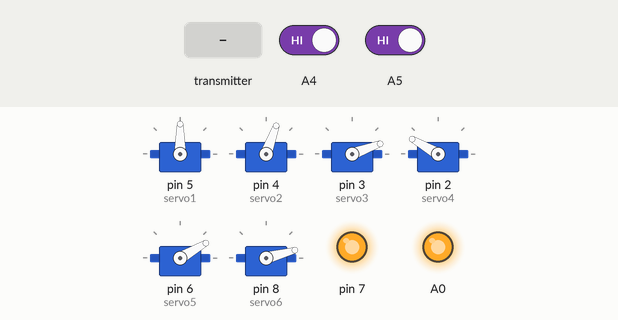
Recording of a sketch running on a simulated Arduino Uno, built with avr-gcc and run on an emulated ATmega328P. Parts: 6 × servo, output pins drawn as LEDs (lit = HIGH). The inputs (shaded band) are chosen by the test bench; at power-on: A4 HIGH, A5 HIGH. No radio packets arrive unless stated; what the sketch prints to the serial monitor is not drawn.

Above: at 1.2 s.
1.3 s: A4 driven LOW
At 1.9 s:
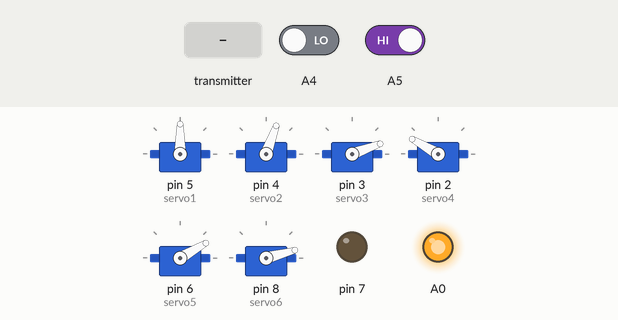
2.8 s: A5 driven LOW
At 4.0 s:
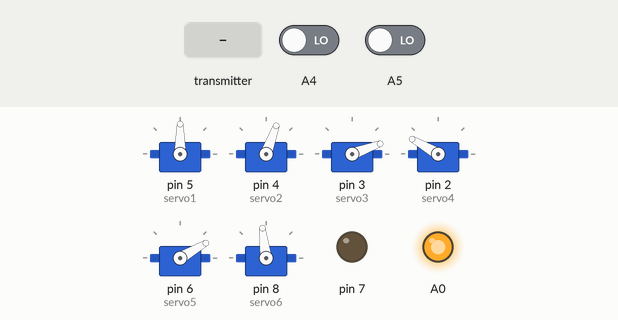
4.3 s: the transmitter starts sending Lx = 0
At 5.2 s:
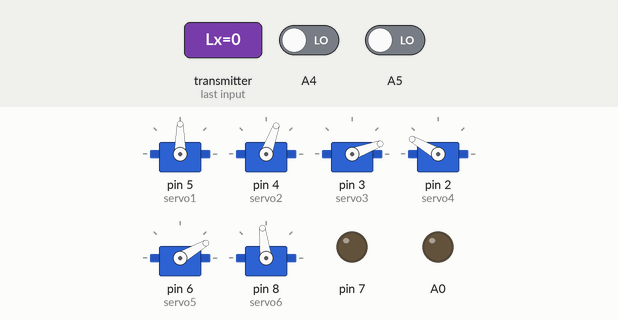
5.8 s: A4 driven HIGH
At 6.3 s:
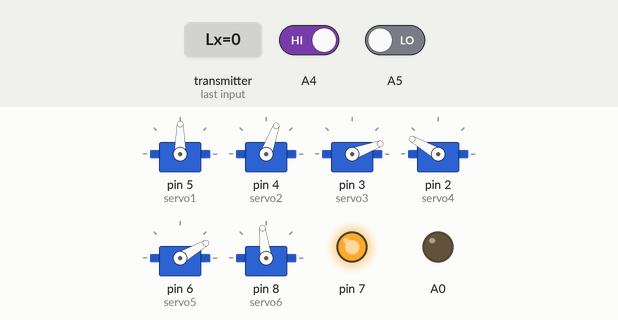
7.3 s: A5 driven HIGH
At 8.7 s:
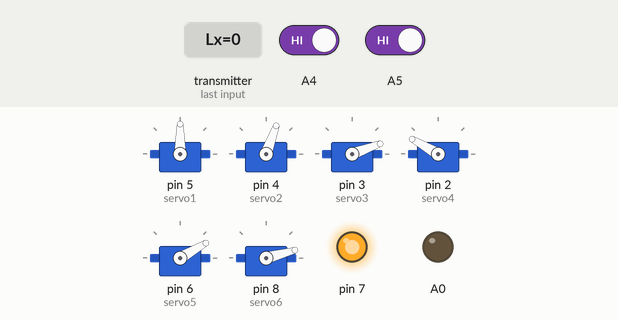
Timing chart, 0 to 9.8 s (numbered marks = the images above; inputs shaded):
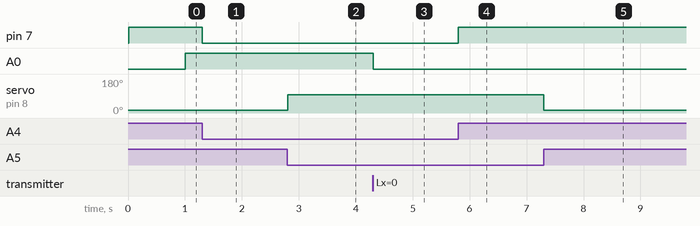

Measured:
- after the input at 1.3 s, pin 7: HIGH → LOW at once
- after the input at 2.8 s, servo on pin 8 (servo6): 15° → 97° at once
- after the input at 4.3 s, A0: HIGH → LOW at once
- after the input at 5.8 s, pin 7: LOW → HIGH at once
- after the input at 7.3 s, servo on pin 8 (servo6): 97° → 15° at once

The sketch:

Nano_RC1_STABLE_V4.0.ino
```cpp
#include <SPI.h>
#include <nRF24L01.h>
#include <RF24.h>
#include <Servo.h>

Servo servo1;
Servo servo2;
Servo servo3;
Servo servo4;
Servo servo5;
Servo servo6;
int sdelayt=20,delayt=8,mspeed=30000,sswitch=0,ledb=30000,
    switchdff,switchdff2,sswitch2=0
    ,switchdff3,sswitch3=0;//65535max
int pos1=90,pos2=70,pos3=20,pos4=150,pos5=150;
unsigned long time1,time2,time3,time4,time5;
RF24 radio(9, 10);   // nRF24L01 (CE, CSN)PB13,PB12 PB0, PA4
const byte address[6] = "00001";
unsigned long lastReceiveTime = 0;
unsigned long currentTime = 0;
unsigned long addtime;
unsigned long switchtime;
// Max size of this struct is 32 bytes - NRF24L01 buffer limit
struct Data_Package {
  short Lx;
  short Ly;
  short Rx;
  short Ry;
  byte b0;//l1
  byte b1;
  byte b2;
  byte b3;
  byte b4;
  byte b5;
  byte b6;//start
  byte b7;//analog
  byte b8;//select
  byte bA1;//R0
};
Data_Package data; //Create a variable with the above structure
void setup() {
  servo1.attach(5);
  servo2.attach(4);
  servo3.attach(3);
  servo4.attach(2);
  servo5.attach(6);
  servo6.attach(8);

  Serial.begin(115200);
  radio.begin();
  radio.openReadingPipe(0, address);
  radio.setAutoAck(false);
  radio.setDataRate(RF24_250KBPS);
  radio.setPALevel(RF24_PA_LOW);
  radio.startListening(); //  Set the module as receiver
  resetData();

  pinMode(7, OUTPUT);
  pinMode(A0, OUTPUT);

}
void loop() {
  // Check whether there is data to be received
  if (radio.available()) {
    radio.read(&data, sizeof(Data_Package)); // Read the whole data and store it into the 'data' structure
    lastReceiveTime = millis(); // At this moment we have received the data
  }
  // Check whether we keep receving data, or we have a connection between the two modules
  currentTime = millis();

  if ( currentTime - lastReceiveTime > 1000 ) { // If current time is more then 1 second since we have recived the last data, that means we have lost connection
    resetData(); // If connection is lost, reset the data. It prevents unwanted behavior, for example if a drone has a throttle up and we lose connection, it can keep flying unless we reset the values
  Serial.println("COnnection Lost");
  digitalWrite(A0,HIGH);

  }
  else digitalWrite(A0,LOW);


  /*
  // Print the data in the Serial Monitor
  Serial.print("Rx: ");
  Serial.print(data.Rx);
  Serial.print("; Ly: ");
  Serial.print(data.Ry);
  Serial.print("Lx: ");
  Serial.print(data.Lx);
  Serial.print("; Ly: ");
  Serial.print(data.Ly);
  Serial.print("; button3: ");
  Serial.print(data.b3);
    Serial.print("; button5: ");
  Serial.print(data.b5);
 Serial.print("; button8: ");
  Serial.print(data.b8);
 Serial.print("; buttonA1: ");
  Serial.print(data.bA1);
  Serial.print("; b2: ");
  Serial.println(data.b2);
*/
if(data.b0==1)switchdff=1;
if(switchdff==1&&data.b0==0){
  if(sswitch==1)sswitch=0;
  else sswitch=1;
  switchdff=0;
}


//camera
if(digitalRead(A4)==0)digitalWrite(7,LOW);
else digitalWrite(7,HIGH);

if(digitalRead(A5)==0)servo6.write(97);
else servo6.write(15);
/*
if(sswitch==1){

addtime=millis();

if(data.Lx>=1520){
  if((addtime-time1)>delayt){
  if(pos1<=179)pos1=pos1+1;
  time1=millis();}
  //servo1.write(pos1);
}
if(data.Lx<=1480){
  if((addtime-time1)>delayt){
  if(pos1>=1)pos1=pos1-1;
  time1=millis();}
  //servo1.write(pos1);
}
if(data.Ly>=1520){
  if((addtime-time2)>delayt){
  if(pos2<=179)pos2=pos2+1;
  time2=millis();}
}
if(data.Ly<=1480){
  if((addtime-time2)>delayt){
  if(pos2>=1)pos2=pos2-1;
  time2=millis();}
}
if(data.Ry<=1480){
  if((addtime-time3)>delayt){
  if(pos3<=179)pos3=pos3+1;
  time3=millis();}
}
if(data.Ry>=1520){
  if((addtime-time3)>delayt){
  if(pos3>=1)pos3=pos3-1;
  time3=millis();}
}
if(data.Rx>=1520){
  if((addtime-time4)>delayt){
  if(pos4<=105)pos4=pos4+1;
  time4=millis();}
}
if(data.Rx<=1480){
  if((addtime-time4)>delayt){
  if(pos4>=1)pos4=pos4-1;
  time4=millis();}
}
}

else{

addtime=millis();

if(data.Lx>=1520){
  if((addtime-time1)>sdelayt){
  if(pos1<=179)pos1=pos1+1;
  time1=millis();}
  //servo1.write(pos1);
}
if(data.Lx<=1480){
  if((addtime-time1)>sdelayt){
  if(pos1>=1)pos1=pos1-1;
  time1=millis();}
  //servo1.write(pos1);
}
if(data.Ly>=1520){
  if((addtime-time2)>sdelayt){
  if(pos2>=1)pos2=pos2-1;
  time2=millis();}
}
if(data.Ly<=1480){
  if((addtime-time2)>sdelayt){
  if(pos2<=179)pos2=pos2+1;
  time2=millis();}
}
if(data.Ry<=1480){
  if((addtime-time3)>sdelayt){
  if(pos3<=179)pos3=pos3+1;
  time3=millis();}
}
if(data.Ry>=1520){
  if((addtime-time3)>sdelayt){
  if(pos3>=1)pos3=pos3-1;
  time3=millis();}
}
if(data.Rx>=1520){
  if((addtime-time4)>sdelayt){
  if(pos4<=105)pos4=pos4+1;
  time4=millis();}
}
if(data.Rx<=1480){
  if((addtime-time4)>sdelayt){
  if(pos4>=1)pos4=pos4-1;
  time4=millis();}
}
}
*/
Serial.print(pos1);
Serial.print("  ");
Serial.print(pos2);
Serial.print("  ");
Serial.print(pos3);
Serial.print("  ");
Serial.println(pos4);
//Serial.print("  ");
//Serial.print(pos5);
//Serial.print("  ");
//Serial.println(pos6);

servo1.write(pos1);
servo2.write(pos2);
servo3.write(pos3);
servo4.write(pos4);
servo5.write(180-pos4);
//Serial.println(pos4);

}


//Channel 1 => Roll     => data.Rx
//Channel 2 => pitch    => data.Ry
//Channel 3 => throttle => data.Ly
//Channel 4 => yaw      => data.Lx


void resetData() {
  // Reset the values when there is no radio connection - Set initial default values
  data.Lx = 1500; // Values from 0 to 255. When Joystick is in resting position, the value is in the middle, or 127. We actually map the pot value from 0 to 1023 to 0 to 255 because that's one BYTE value
  data.Ly = 1500;
  data.Rx = 1500;
  data.Ly = 1500;
  data.b0 = 0;
  data.b1 = 0;
  data.b2 = 0;
  data.b3 = 0;
  data.b4 = 0;
  data.b5 = 0;
  data.b6 = 0;
  data.b7 = 0;
  data.b8 = 0;
  data.bA1 = 0;
}
```
